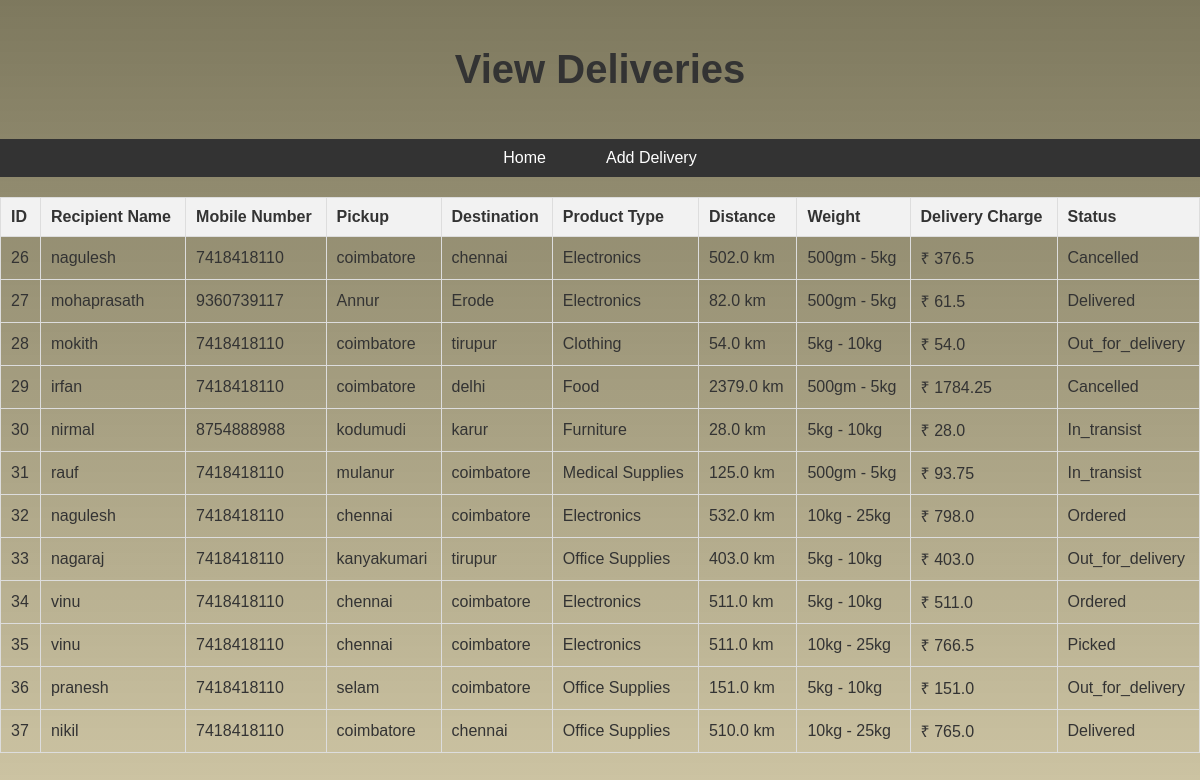
/admin_view_delivery/, run on the app's committed database.
### vortex_logistics_app/models.py (models this page shows, shortened)
class Delivery(models.Model):
    recipient_name = models.CharField(max_length=100)
    recipient_mobile_number = models.CharField(max_length=15)
    pickup = models.CharField(max_length=255)
    destination = models.CharField(max_length=255)
    product_type = models.CharField(max_length=50, choices=[
        ('Documents', 'Documents'),
        ('Clothing', 'Clothing'),
        ('Electronics', 'Electronics'),
        ('Food', 'Food'),
        ('Furniture', 'Furniture'),
        ('Gifts', 'Gifts'),
        ('Health', 'Health & Beauty Products'),
        ('Office Supplies', 'Office Supplies'),
        ('Industrial Parts', 'Industrial & Automotive Parts'),
        ('Medical Supplies', 'Medical Supplies'),
    ])
    distance = models.FloatField()
    weight = models.CharField(max_length=50)
    delivery_charge = models.FloatField()
    status = models.CharField(max_length=25, choices=[
        ('Ordered', 'Ordered'),
        ('Picked', 'Picked'),
        ('In_transist', 'In_transist'),
        ('Out_for_delivery', 'Out_for_delivery'),
        ('Delivered', 'Delivered'),
        ('Cancelled', 'Cancelled'),
    ], null=True, blank=True
    )

### vortex_logistics_app/views.py (the view)
# urls.py: path('admin_view_delivery/',
def admin_view_delivery(request):
    deliveries = Delivery.objects.all()
    return render(request,
                  'admin_view_delivery.html',
                  {'deliveries': deliveries})

### vortex_logistics_app/templates/admin_view_delivery.html (shortened to what this page needs)
<!DOCTYPE html>
<html lang="en">
<head>
</head>
<body>
    <h1>View Deliveries</h1>
    <nav>
        <ul>
            <li><a href="{% url 'admin_home' %}">Home</a></li>
            <li><a href="{% url 'add_delivery' %}">Add Delivery</a></li>
        </ul>
    </nav>
    <table>
        <thead>
            <tr>
                <th>ID</th>
                <th>Recipient Name</th>
                <th>Mobile Number</th>
                <th>Pickup</th>
                <th>Destination</th>
                <th>Product Type</th>
                <th>Distance</th>
                <th>Weight</th>
                <th>Delivery Charge</th>
                <th>Status</th>
            </tr>
        </thead>
        <tbody>
            {% for delivery in deliveries %}
                <tr>
                    <td>{{ delivery.id }}</td>
                    <td>{{ delivery.recipient_name }}</td>
                    <td>{{ delivery.recipient_mobile_number }}</td>
                    <td>{{ delivery.pickup }}</td>
                    <td>{{ delivery.destination }}</td>
                    <td>{{ delivery.product_type }}</td>
                    <td>{{ delivery.distance }} km</td>
                    <td>{{ delivery.weight }}</td>
                    <td>₹ {{ delivery.delivery_charge }}</td>
                    <td>{{ delivery.status }}</td>
                </tr>
            {% endfor %}
        </tbody>
    </table>
</body>
</html>

### vortex_logistics_app/templates/admin_view_delivery.html (style rules this page uses)
body { font-family: 'Arial', sans-serif; margin: 0; padding: 0; background-image: linear-gradient(rgba(50, 42, 0, 0.633), rgba(123, 97, 3, 0.353)), url(keith-misner-h0Vxgz5tyXA-unsplash.jpg); background-position: center; background-size: cover; color: #333; height: 100vh; }
h1 { text-align: center; padding: 20px 0; font-size: 2.5rem; color: #333; }
nav ul { list-style: none; padding: 0; display: flex; justify-content: center; background-color: #333; }
nav ul li { margin: 0 15px; }
nav ul li a { color: #fff; text-decoration: none; padding: 10px 15px; display: block; }
table { width: 100%; border-collapse: collapse; margin-top: 20px; }
th, td { border: 1px solid #ddd; padding: 10px; text-align: left; }
th { background-color: #f2f2f2; }

### data on the page
Delivery: id "26", recipient_name "nagulesh", recipient_mobile_number "7418418110", pickup "coimbatore", destination "chennai", product_type "Electronics", distance "502.0", weight "500gm - 5kg", delivery_charge "376.5", status "Cancelled"
Delivery: id "27", recipient_name "mohaprasath", recipient_mobile_number "9360739117", pickup "Annur", destination "Erode", product_type "Electronics", distance "82.0", weight "500gm - 5kg", delivery_charge "61.5", status "Delivered"
Delivery: id "28", recipient_name "mokith", recipient_mobile_number "7418418110", pickup "coimbatore", destination "tirupur", product_type "Clothing", distance "54.0", weight "5kg - 10kg", delivery_charge "54.0", status "Out_for_delivery"
Delivery: id "29", recipient_name "irfan", recipient_mobile_number "7418418110", pickup "coimbatore", destination "delhi", product_type "Food", distance "2379.0", weight "500gm - 5kg", delivery_charge "1784.25", status "Cancelled"
Delivery: id "30", recipient_name "nirmal", recipient_mobile_number "8754888988", pickup "kodumudi", destination "karur", product_type "Furniture", distance "28.0", weight "5kg - 10kg", delivery_charge "28.0", status "In_transist"
Delivery: id "31", recipient_name "rauf", recipient_mobile_number "7418418110", pickup "mulanur", destination "coimbatore", product_type "Medical Supplies", distance "125.0", weight "500gm - 5kg", delivery_charge "93.75", status "In_transist"
Delivery: id "32", recipient_name "nagulesh", recipient_mobile_number "7418418110", pickup "chennai", destination "coimbatore", product_type "Electronics", distance "532.0", weight "10kg - 25kg", delivery_charge "798.0", status "Ordered"
Delivery: id "33", recipient_name "nagaraj", recipient_mobile_number "7418418110", pickup "kanyakumari", destination "tirupur", product_type "Office Supplies", distance "403.0", weight "5kg - 10kg", delivery_charge "403.0", status "Out_for_delivery"
Delivery: id "34", recipient_name "vinu", recipient_mobile_number "7418418110", pickup "chennai", destination "coimbatore", product_type "Electronics", distance "511.0", weight "5kg - 10kg", delivery_charge "511.0", status "Ordered"
Delivery: id "35", recipient_name "vinu", recipient_mobile_number "7418418110", pickup "chennai", destination "coimbatore", product_type "Electronics", distance "511.0", weight "10kg - 25kg", delivery_charge "766.5", status "Picked"
Delivery: id "36", recipient_name "pranesh", recipient_mobile_number "7418418110", pickup "selam", destination "coimbatore", product_type "Office Supplies", distance "151.0", weight "5kg - 10kg", delivery_charge "151.0", status "Out_for_delivery"
Delivery: id "37", recipient_name "nikil", recipient_mobile_number "7418418110", pickup "coimbatore", destination "chennai", product_type "Office Supplies", distance "510.0", weight "10kg - 25kg", delivery_charge "765.0", status "Delivered"
